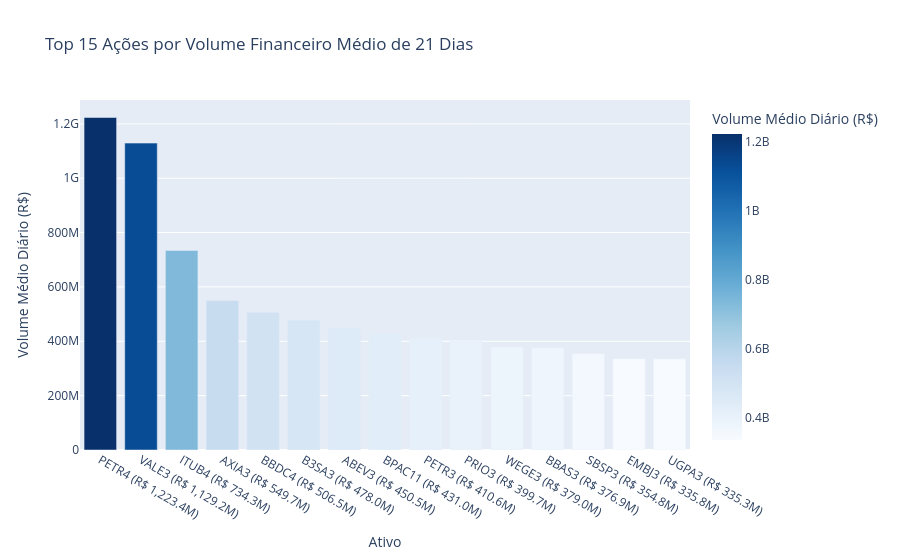

Notebook code cell kept with this figure:
### Code cell
# Top 15 ações mais líquidas por volume financeiro médio de 21 dias
top15 = df_ranking.head(15).copy()
top15['rotulo'] = (
    top15['codigo_ativo'] + ' (R$ ' +
    top15['volume_medio_21d'].map(lambda v: f'{v/1e6:,.1f}M') + ')'
)

fig_top = px.bar(
    top15, x='rotulo', y='volume_medio_21d',
    title='Top 15 Ações por Volume Financeiro Médio de 21 Dias',
    labels={'rotulo': 'Ativo', 'volume_medio_21d': 'Volume Médio Diário (R$)'},
    color='volume_medio_21d', color_continuous_scale='Blues'
)
fig_top.update_layout(xaxis={'categoryorder': 'total descending'}, showlegend=False)
fig_top.update_yaxes(tickformat='~s')
fig_top.show()

### Figure 1 — Plotly figure (JSON) as saved in the notebook; plotly's stock layout.template omitted (floating-point values rounded to 4 significant figures)
{"data": [{"hovertemplate": "Ativo=%{x}<br>Volume Médio Diário (R$)=%{marker.color}<extra></extra>", "legendgroup": "", "marker": {"color": [1223000000.0, 1129000000.0, 734300000.0, 549700000.0, 506500000.0, 478000000.0, 450500000.0, 431000000.0, 410600000.0, 399700000.0, 379000000.0, 376900000.0, 354800000.0, 335800000.0, 335300000.0], "coloraxis": "coloraxis", "pattern": {"shape": ""}}, "name": "", "orientation": "v", "showlegend": false, "textposition": "auto", "type": "bar", "x": ["PETR4 (R$ 1,223.4M)", "VALE3 (R$ 1,129.2M)", "ITUB4 (R$ 734.3M)", "AXIA3 (R$ 549.7M)", "BBDC4 (R$ 506.5M)", "B3SA3 (R$ 478.0M)", "ABEV3 (R$ 450.5M)", "BPAC11 (R$ 431.0M)", "PETR3 (R$ 410.6M)", "PRIO3 (R$ 399.7M)", "WEGE3 (R$ 379.0M)", "BBAS3 (R$ 376.9M)", "SBSP3 (R$ 354.8M)", "EMBJ3 (R$ 335.8M)", "UGPA3 (R$ 335.3M)"], "xaxis": "x", "y": [1223000000.0, 1129000000.0, 734300000.0, 549700000.0, 506500000.0, 478000000.0, 450500000.0, 431000000.0, 410600000.0, 399700000.0, 379000000.0, 376900000.0, 354800000.0, 335800000.0, 335300000.0], "yaxis": "y"}], "layout": {"barmode": "relative", "coloraxis": {"autocolorscale": false, "colorbar": {"title": {"text": "Volume Médio Diário (R$)"}}, "colorscale": [[0.0, "rgb(247,251,255)"], [0.125, "rgb(222,235,247)"], [0.25, "rgb(198,219,239)"], [0.375, "rgb(158,202,225)"], [0.5, "rgb(107,174,214)"], [0.625, "rgb(66,146,198)"], [0.75, "rgb(33,113,181)"], [0.875, "rgb(8,81,156)"], [1.0, "rgb(8,48,107)"]]}, "legend": {"tracegroupgap": 0}, "showlegend": false, "title": {"text": "Top 15 Ações por Volume Financeiro Médio de 21 Dias"}, "xaxis": {"anchor": "y", "categoryorder": "total descending", "domain": [0.0, 1.0], "title": {"text": "Ativo"}}, "yaxis": {"anchor": "x", "domain": [0.0, 1.0], "tickformat": "~s", "title": {"text": "Volume Médio Diário (R$)"}}}}
